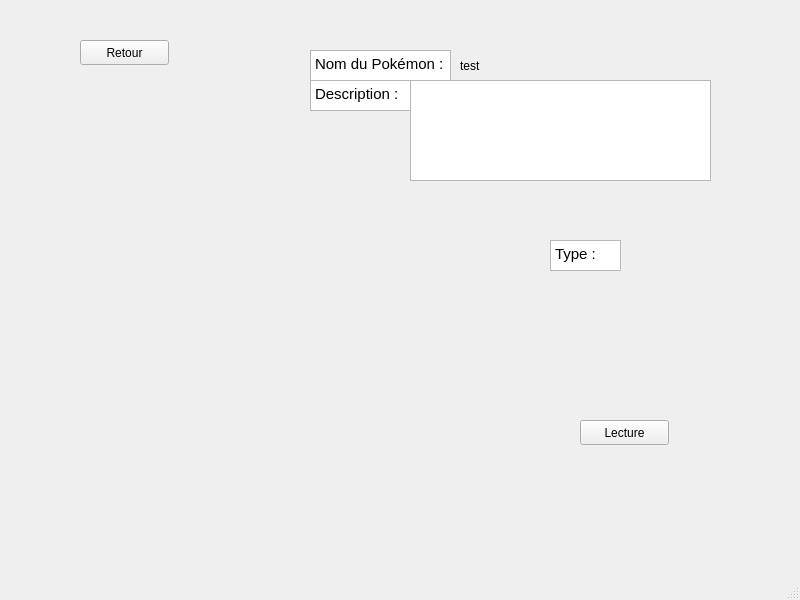
<?xml version="1.0" encoding="UTF-8"?>
<ui version="4.0">
 <class>gestion_page_tab</class>
 <widget class="QMainWindow" name="gestion_page_tab">
  <property name="geometry">
   <rect>
    <x>0</x>
    <y>0</y>
    <width>800</width>
    <height>600</height>
   </rect>
  </property>
  <property name="windowTitle">
   <string>MainWindow</string>
  </property>
  <widget class="QWidget" name="centralwidget">
   <widget class="QTextBrowser" name="textBrowser_3">
    <property name="geometry">
     <rect>
      <x>310</x>
      <y>80</y>
      <width>101</width>
      <height>31</height>
     </rect>
    </property>
    <property name="html">
     <string>&lt;!DOCTYPE HTML PUBLIC &quot;-//W3C//DTD HTML 4.0//EN&quot; &quot;http://www.w3.org/TR/REC-html40/strict.dtd&quot;&gt;
&lt;html&gt;&lt;head&gt;&lt;meta name=&quot;qrichtext&quot; content=&quot;1&quot; /&gt;&lt;meta charset=&quot;utf-8&quot; /&gt;&lt;style type=&quot;text/css&quot;&gt;
p, li { white-space: pre-wrap; }
hr { height: 1px; border-width: 0; }
li.unchecked::marker { content: &quot;\2610&quot;; }
li.checked::marker { content: &quot;\2612&quot;; }
&lt;/style&gt;&lt;/head&gt;&lt;body style=&quot; font-family:'Ubuntu'; font-size:11pt; font-weight:400; font-style:normal;&quot;&gt;
&lt;p style=&quot; margin-top:0px; margin-bottom:0px; margin-left:0px; margin-right:0px; -qt-block-indent:0; text-indent:0px;&quot;&gt;Description :&lt;/p&gt;&lt;/body&gt;&lt;/html&gt;</string>
    </property>
   </widget>
   <widget class="QWidget" name="horizontalLayoutWidget">
    <property name="geometry">
     <rect>
      <x>550</x>
      <y>270</y>
      <width>194</width>
      <height>31</height>
     </rect>
    </property>
    <layout class="QHBoxLayout" name="horizontalLayout_6">
     <item>
      <widget class="QLabel" name="label_type1">
       <property name="text">
        <string/>
       </property>
      </widget>
     </item>
     <item>
      <widget class="QLabel" name="label_type2">
       <property name="text">
        <string/>
       </property>
      </widget>
     </item>
    </layout>
   </widget>
   <widget class="QTextBrowser" name="textBrowser">
    <property name="geometry">
     <rect>
      <x>310</x>
      <y>50</y>
      <width>141</width>
      <height>31</height>
     </rect>
    </property>
    <property name="maximumSize">
     <size>
      <width>141</width>
      <height>31</height>
     </size>
    </property>
    <property name="html">
     <string>&lt;!DOCTYPE HTML PUBLIC &quot;-//W3C//DTD HTML 4.0//EN&quot; &quot;http://www.w3.org/TR/REC-html40/strict.dtd&quot;&gt;
&lt;html&gt;&lt;head&gt;&lt;meta name=&quot;qrichtext&quot; content=&quot;1&quot; /&gt;&lt;meta charset=&quot;utf-8&quot; /&gt;&lt;style type=&quot;text/css&quot;&gt;
p, li { white-space: pre-wrap; }
hr { height: 1px; border-width: 0; }
li.unchecked::marker { content: &quot;\2610&quot;; }
li.checked::marker { content: &quot;\2612&quot;; }
&lt;/style&gt;&lt;/head&gt;&lt;body style=&quot; font-family:'Ubuntu'; font-size:11pt; font-weight:400; font-style:normal;&quot;&gt;
&lt;p style=&quot; margin-top:0px; margin-bottom:0px; margin-left:0px; margin-right:0px; -qt-block-indent:0; text-indent:0px;&quot;&gt;Nom du Pokémon :&lt;/p&gt;&lt;/body&gt;&lt;/html&gt;</string>
    </property>
   </widget>
   <widget class="QPushButton" name="pushButton_2">
    <property name="geometry">
     <rect>
      <x>80</x>
      <y>40</y>
      <width>89</width>
      <height>25</height>
     </rect>
    </property>
    <property name="text">
     <string>Retour</string>
    </property>
   </widget>
   <widget class="QTextBrowser" name="textBrowser_2">
    <property name="geometry">
     <rect>
      <x>550</x>
      <y>240</y>
      <width>71</width>
      <height>31</height>
     </rect>
    </property>
    <property name="html">
     <string>&lt;!DOCTYPE HTML PUBLIC &quot;-//W3C//DTD HTML 4.0//EN&quot; &quot;http://www.w3.org/TR/REC-html40/strict.dtd&quot;&gt;
&lt;html&gt;&lt;head&gt;&lt;meta name=&quot;qrichtext&quot; content=&quot;1&quot; /&gt;&lt;meta charset=&quot;utf-8&quot; /&gt;&lt;style type=&quot;text/css&quot;&gt;
p, li { white-space: pre-wrap; }
hr { height: 1px; border-width: 0; }
li.unchecked::marker { content: &quot;\2610&quot;; }
li.checked::marker { content: &quot;\2612&quot;; }
&lt;/style&gt;&lt;/head&gt;&lt;body style=&quot; font-family:'Ubuntu'; font-size:11pt; font-weight:400; font-style:normal;&quot;&gt;
&lt;p style=&quot; margin-top:0px; margin-bottom:0px; margin-left:0px; margin-right:0px; -qt-block-indent:0; text-indent:0px;&quot;&gt;Type :&lt;/p&gt;&lt;/body&gt;&lt;/html&gt;</string>
    </property>
   </widget>
   <widget class="QLabel" name="label_name">
    <property name="geometry">
     <rect>
      <x>460</x>
      <y>50</y>
      <width>250</width>
      <height>31</height>
     </rect>
    </property>
    <property name="text">
     <string>test</string>
    </property>
   </widget>
   <widget class="QLabel" name="label_image">
    <property name="geometry">
     <rect>
      <x>110</x>
      <y>240</y>
      <width>261</width>
      <height>241</height>
     </rect>
    </property>
    <property name="text">
     <string/>
    </property>
   </widget>
   <widget class="QPushButton" name="pushButton_4">
    <property name="geometry">
     <rect>
      <x>580</x>
      <y>420</y>
      <width>89</width>
      <height>25</height>
     </rect>
    </property>
    <property name="text">
     <string>Lecture</string>
    </property>
   </widget>
   <widget class="QTextBrowser" name="textEdit_description">
    <property name="geometry">
     <rect>
      <x>410</x>
      <y>80</y>
      <width>301</width>
      <height>101</height>
     </rect>
    </property>
   </widget>
  </widget>
  <widget class="QMenuBar" name="menubar">
   <property name="geometry">
    <rect>
     <x>0</x>
     <y>0</y>
     <width>800</width>
     <height>22</height>
    </rect>
   </property>
  </widget>
  <widget class="QStatusBar" name="statusbar"/>
 </widget>
 <resources/>
 <connections/>
</ui>
